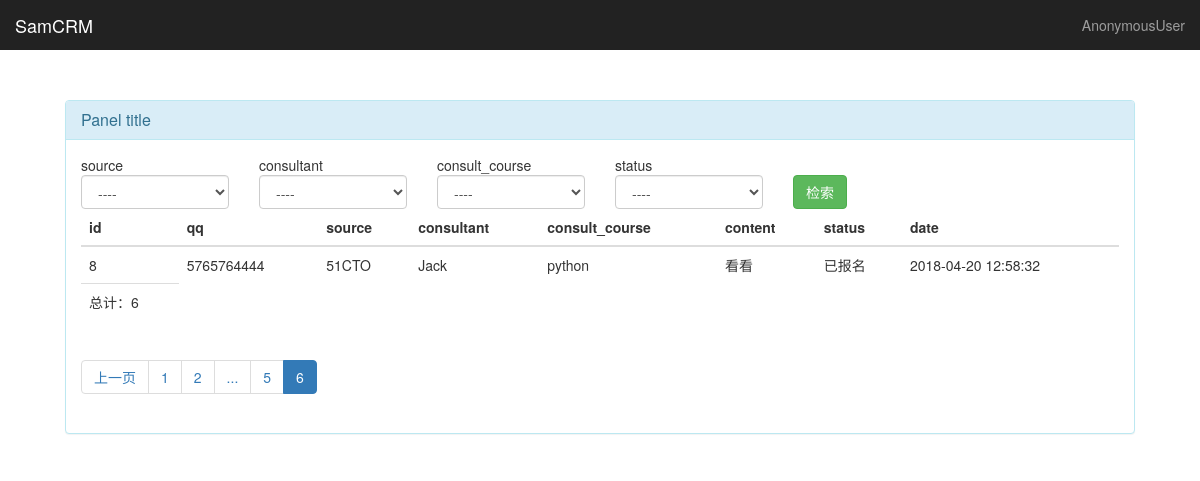
The app's page /king_admin//crm/customer/?page=8, older data.
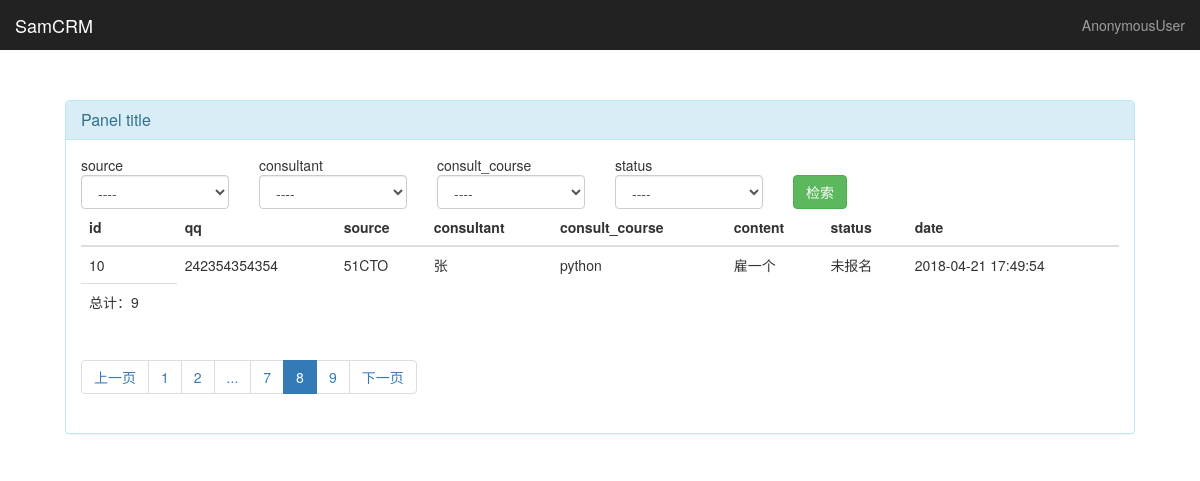
The same page, newer data.
### crm/models.py (models this page shows)
class Customer(models.Model):
    name = models.CharField(max_length=32, blank=True, null=True)
    qq = models.CharField(max_length=64, unique=True)
    qq_name = models.CharField(max_length=64, blank=True, null=True)
    phone = models.CharField(max_length=64, blank=True, null=True)
    source_choices = ((0, '介绍'),
                      (1, 'QQ群'),
                      (2, '官网'),
                      (3, '百度推广'),
                      (4, '51CTO'),
                      (5, '知乎'),
                      (6, '市场推广')
                      )
    source = models.SmallIntegerField(choices=source_choices)
    referral_from = models.CharField(verbose_name="转介绍人qq",max_length=64, blank=True, null=True)
    consult_course = models.ForeignKey("Course", verbose_name="咨询课程",on_delete=models.CASCADE)
    content = models.TextField(verbose_name="咨询详情")
    tags = models.ManyToManyField("Tag", blank=True, null=True)
    consultant = models.ForeignKey("UserProfile", on_delete=models.CASCADE)
    memo = models.TextField(blank=True, null=True)
    date = models.DateTimeField(auto_now_add=True)
    status_choices = ((0, "未报名"), (1, "已报名"))
    status = models.SmallIntegerField(choices=status_choices, default=0)
    def __str__(self):
        return self.qq
    class Meta:
        verbose_name = "客户表"
        verbose_name_plural = "客户表"

class UserProfile(models.Model):
    user = models.OneToOneField(User, on_delete=models.CASCADE)
    name = models.CharField(max_length=32)
    roles = models.ManyToManyField("Role", blank=True, null=True)
    def __str__(self):
        return self.name

class Course(models.Model):
    name = models.CharField(max_length=64, unique=True)
    price = models.PositiveSmallIntegerField()
    period = models.PositiveSmallIntegerField(verbose_name="周期")
    outline = models.TextField()
    def __str__(self):
        return self.name
    class Meta:
        verbose_name = "课程表"
        verbose_name_plural = "课程表"

### king_admin/views.py (the view)
# urls.py: re_path(r'^/(\w+)/(\w+)/', views.display_table_objs, name="table_objs"),
def display_table_objs(request, app_name, table_name):
    admin_class = king_admin.enabled_admins[app_name][table_name]
    object_list, filer_condition = utils.table_filter(request, admin_class)
    print(object_list)
    paginator = Paginator(object_list, admin_class.list_per_page)  # Show 25 contacts per page
    page = request.GET.get('page')
    query_sets = paginator.get_page(page)  # 同事具有querysets 和page 的方法
    return render(request, "king_admin/table_objs.html", {'admin_class': admin_class,
                                                          "query_sets": query_sets,
                                                          "filer_condition": filer_condition,
                                                          })

### king_admin/templatetags/tags.py (called while the page is built)
@register.simple_tag
def build_table_row(obj, admin_class):
    data_list = []
    for column in admin_class.list_display:
        field_obj = obj._meta.get_field(column)  # 判断字段是否为choices 类型
        if field_obj.choices:
            col_data = getattr(obj, "get_%s_display"%column)()
        else:
            col_data = getattr(obj, column)
        if type(col_data).__name__ == "datetime":  # 格式化时间
            col_data = col_data.strftime("%Y-%m-%d %H:%M:%S")
        data_list.append("<td>%s</td>"%col_data)
    return mark_safe("".join(data_list))

@register.simple_tag
def build_paginators(query_sets, filer_condition):
    ret = ''
    add_dot_ele = False
    filter = ""
    active = ""
    for k, v in filer_condition.items():
        filter += "&%s=%s" % (k, v)
    for loop_counter in query_sets.paginator.page_range:
        if loop_counter <=2 or loop_counter> query_sets.paginator.num_pages -2 \
            or abs(query_sets.number - loop_counter) <=1:
            if query_sets.number == loop_counter:
                add_dot_ele = False
                active = "active"
            ret += '''<li class="%s"><a href="?page=%s%s">%s</a></li>''' % (active, loop_counter, filter, loop_counter)
            active = ""
        else:
            if not add_dot_ele:
                ret += '''<li><a>...</a></li>'''
                add_dot_ele = True
    return mark_safe(ret)

### king_admin/utils.py (called while the page is built)
def table_filter(request, admin_class):
    filer_condition = {}
    for k, v in request.GET.items():
        if k == "page":
            continue
        if v:
            filer_condition[k] = v
    return admin_class.model.objects.filter(**filer_condition), filer_condition

### templates/king_admin/table_objs.html
{% extends "king_admin/table_index.html" %}
{% load tags %}
{% block container %}
    <div class="panel panel-info">
        <div class="panel-heading">
            <h3 class="panel-title">Panel title</h3>
        </div>
        <div class="panel-body">
            <div class="row">
                {% for condtion in admin_class.list_filters %}
                    <div class="col-xs-2">
                        {{ condtion }}
                    </div>
                {% endfor %}
            </div>
            <div class="row">
                <form class="" method="get">
                    {% for condtion in admin_class.list_filters %}
                        <div class="col-xs-2">
                            {% render_filter_ele condtion admin_class filer_condition %}
                        </div>
                    {% endfor %}
                    <div class="col-xs-1">
                        <button type="submit" class="btn btn-success">检索</button>
                    </div>
                </form>
            </div>
            <table class="table table-hover">
                <thead>
                <tr>
                    {% for column in admin_class.list_display %}
                        <th>{{ column }}</th>
                    {% endfor %}
                </tr>
                </thead>
                <tfoot>
                    <tr>
                        <td>
                            <span>总计：{{ query_sets.paginator.count }}</span>
                        </td>
                    </tr>
                </tfoot>
                <tbody>
                {% for obj in query_sets %}
                    <tr>
                        {% build_table_row obj admin_class %}
                    </tr>
                {% endfor %}
                </tbody>
            </table>
            <nav aria-label="Page navigation">
                <ul class="pagination">
                    {% if query_sets.has_previous %}
                        <li>
                            <a href="?page={{ query_sets.previous_page_number }}" aria-label="Previous">
                                <span aria-hidden="true">上一页</span>
                            </a>
                        </li>
                    {% endif %}
                    {% build_paginators query_sets filer_condition %}
                    {% if query_sets.has_next %}
                        <li>
                            <a href="?page={{ query_sets.next_page_number }}" aria-label="Next">
                                <span aria-hidden="true">下一页</span>
                            </a>
                        </li>
                    {% endif %}
                </ul>
            </nav>
        </div>
    </div>
{% endblock %}

### templates/king_admin/table_index.html (shortened to what this page needs)
{% extends "base.html" %}
{% load tags %}
{% block body %}
    <body>
    <nav class="navbar navbar-inverse navbar-fixed-top">
        <div class="container-fluid">
            <div class="navbar-header">
                <a class="navbar-brand" href="https://v3.bootcss.com/examples/dashboard/#">SamCRM</a>
            </div>
            <div id="navbar" class="navbar-collapse collapse">
                <ul class="nav navbar-nav navbar-right">
                    <li><a href="https://v3.bootcss.com/examples/dashboard/#">{{ request.user }}</a></li>
                </ul>
            </div>
        </div>
    </nav>
    <div class="container" style="margin: 50px; width: auto">
    {% block container %}{% endblock %}
    </div>
    </body>
{% endblock %}

### templates/base.html (shortened to what this page needs)
<!DOCTYPE html>
<html lang="zh-CN">
<head><meta http-equiv="Content-Type" content="text/html; charset=UTF-8">
    <link href="/static/css/bootstrap.min.css" rel="stylesheet">
    <link href="/static/css/ie10-viewport-bug-workaround.css" rel="stylesheet">
    <link href="/static/css/dashboard.css" rel="stylesheet">
  </head>
{% block body %}{% endblock %}
</html>

### static/css/dashboard.css (style rules this page uses)
body { padding-top: 50px; }
.navbar-fixed-top { border: 0; }

Row changes from the older to the newer data that the page shows:
no longer on this page (row unchanged): Customer: id+qq+source "8 5765764444 51CTO Jack python 看看 已报名 2018-04-20 12:58:32"
added Customer: id+qq+source "10 242354354354 51CTO 张 python 雇一个 未报名 2018-04-21 17:49:54"
Text that changed along with them:
{{ query_sets.paginator.count }}: "6" → "9"
text no longer shown: "5 6"
text now shown: "7 8 9 下一页"
